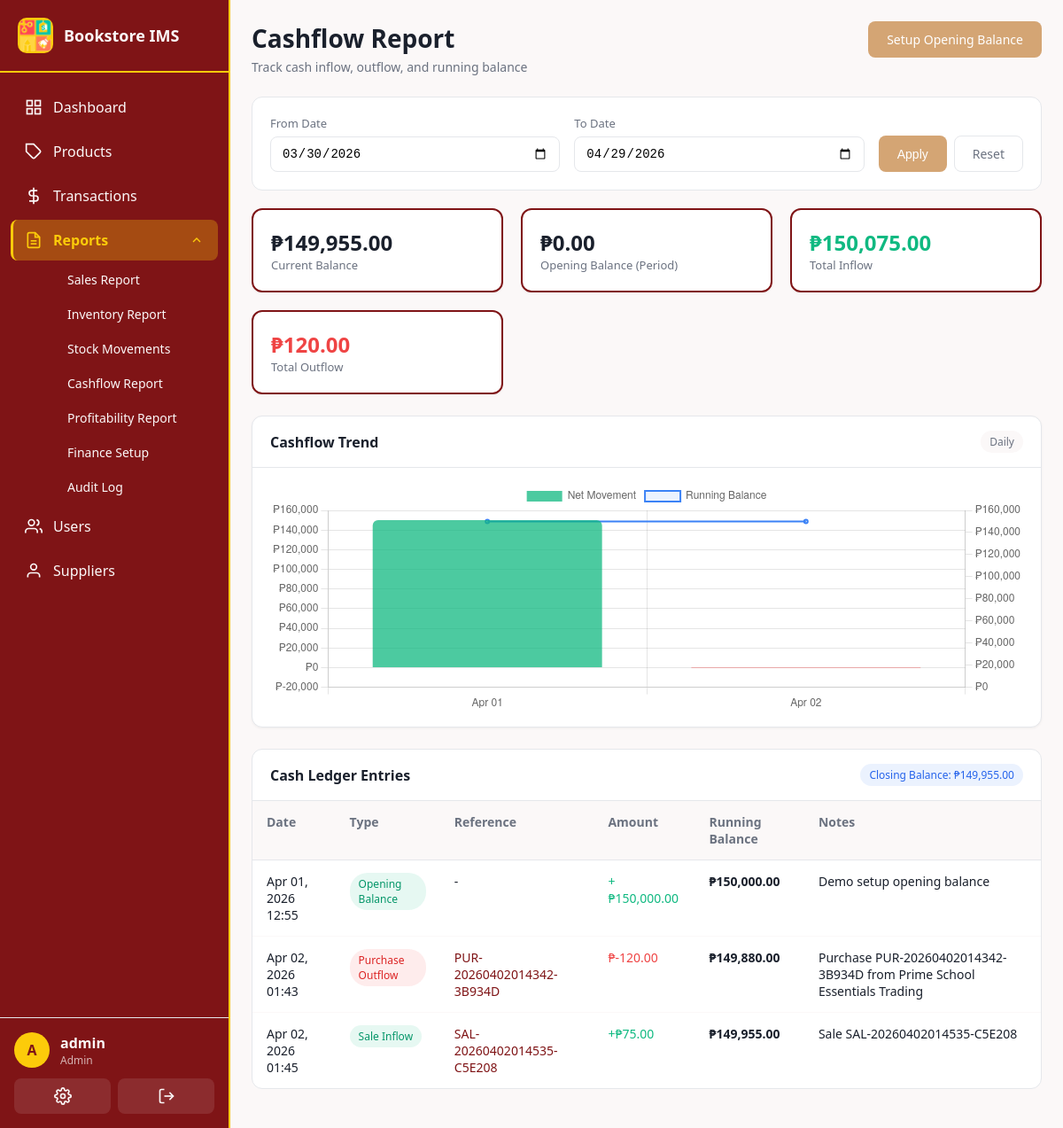
Before: /reports/cashflow (signed in) with the older database file.
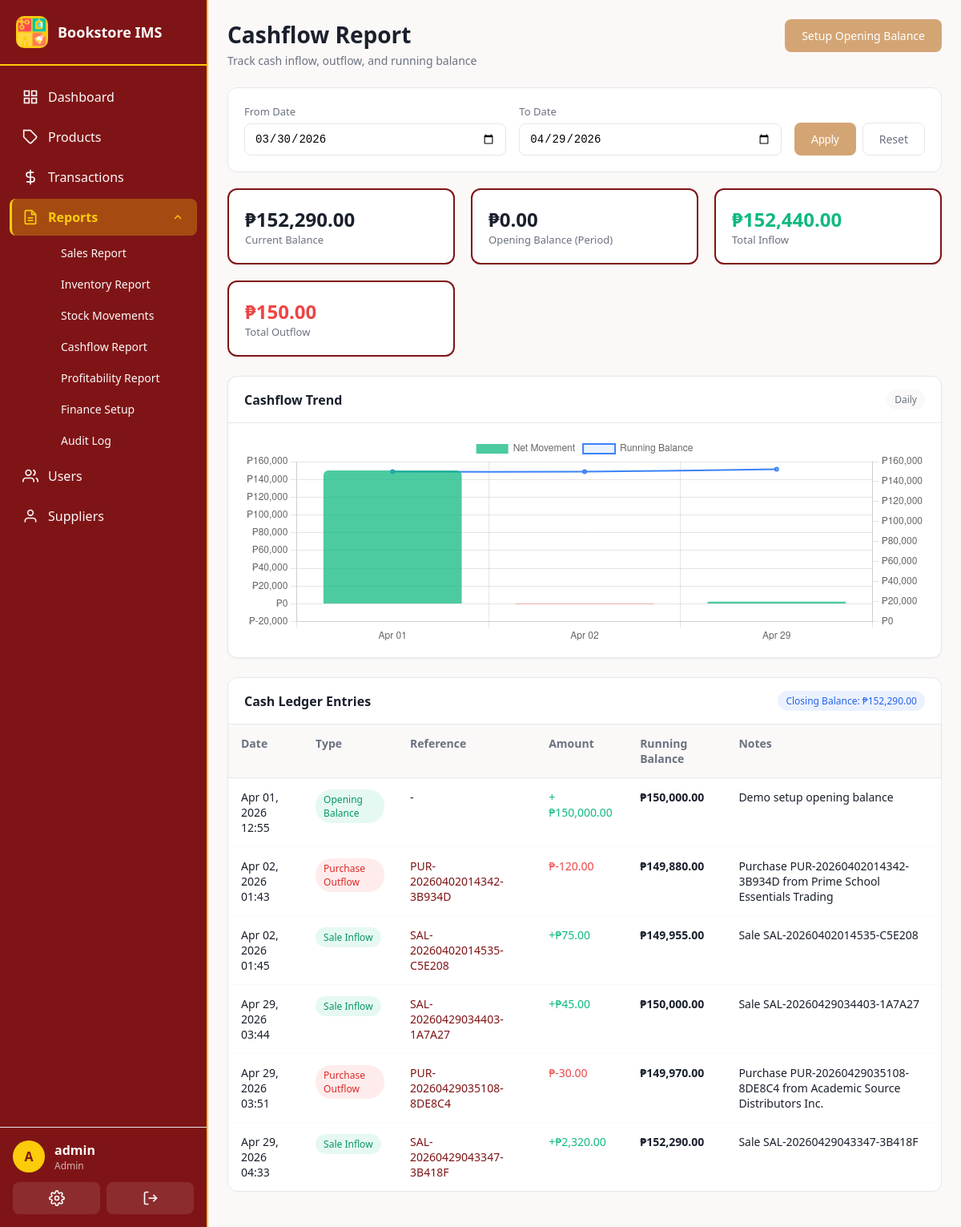
After: the same page with the newer database file.
### app/models.py (models this page shows, shortened)
class CashLedger(db.Model):
    __tablename__ = 'cash_ledger'
    id = db.Column(db.Integer, primary_key=True)
    entry_type = db.Column(db.String(30), nullable=False)  # opening_balance, sale_inflow, purchase_outflow, adjustment
    amount = db.Column(db.Float, nullable=False)  # Positive=inflow, Negative=outflow
    running_balance = db.Column(db.Float, nullable=False)
    transaction_id = db.Column(db.Integer, db.ForeignKey('transactions.id'))
    user_id = db.Column(db.Integer, db.ForeignKey('users.id'))
    notes = db.Column(db.Text)
    created_at = db.Column(db.DateTime, default=utc_now)

class Transaction(db.Model):
    __tablename__ = 'transactions'
    id = db.Column(db.Integer, primary_key=True)
    transaction_type = db.Column(db.String(20), nullable=False)  # 'sale' or 'purchase'
    reference_number = db.Column(db.String(50), unique=True, nullable=False)
    user_id = db.Column(db.Integer, db.ForeignKey('users.id'), nullable=False)
    subtotal = db.Column(db.Float, nullable=False, default=0.0)
    tax = db.Column(db.Float, nullable=False, default=0.0)
    discount = db.Column(db.Float, nullable=False, default=0.0)
    total = db.Column(db.Float, nullable=False, default=0.0)
    supplier_id = db.Column(db.Integer, db.ForeignKey('suppliers.id'), nullable=True)
    customer_name = db.Column(db.String(200))
    notes = db.Column(db.Text)
    created_at = db.Column(db.DateTime, default=utc_now)
    items = db.relationship('TransactionItem', backref='transaction', lazy='dynamic', cascade='all, delete-orphan')
    cash_entries = db.relationship('CashLedger', backref='transaction', lazy='dynamic')

### app/routes/reports.py (the view)
@reports_bp.route('/cashflow')
@login_required
def cashflow_report():
    date_from, date_to, start_date, end_date = _parse_date_range()
    entries = CashLedger.query.filter(
        CashLedger.created_at >= start_date,
        CashLedger.created_at <= end_date,
    ).order_by(CashLedger.created_at.asc(), CashLedger.id.asc()).all()
    previous_entry = CashLedger.query.filter(
        CashLedger.created_at < start_date,
    ).order_by(CashLedger.created_at.desc(), CashLedger.id.desc()).first()
    opening_balance = previous_entry.running_balance if previous_entry else 0.0
    inflow = sum(entry.amount for entry in entries if entry.amount > 0)
    outflow = abs(sum(entry.amount for entry in entries if entry.amount < 0))
    closing_balance = opening_balance + inflow - outflow
    latest_entry = CashLedger.query.order_by(CashLedger.id.desc()).first()
    current_balance = latest_entry.running_balance if latest_entry else 0.0
    cashflow_daily = {}
    for entry in entries:
        day_key = entry.created_at.date().isoformat()
        if day_key not in cashflow_daily:
            cashflow_daily[day_key] = {
                'label': entry.created_at.strftime('%b %d'),
                'net': 0.0,
                'running_balance': float(entry.running_balance),
            }
        cashflow_daily[day_key]['net'] += float(entry.amount)
        cashflow_daily[day_key]['running_balance'] = float(entry.running_balance)
    cashflow_chart_labels = [day_data['label'] for day_data in cashflow_daily.values()]
    cashflow_chart_net = [round(day_data['net'], 2) for day_data in cashflow_daily.values()]
    cashflow_chart_balance = [round(day_data['running_balance'], 2) for day_data in cashflow_daily.values()]
    return render_template(
        'reports/cashflow.html',
        entries=entries,
        date_from=date_from,
        date_to=date_to,
        opening_balance=opening_balance,
        inflow=inflow,
        outflow=outflow,
        closing_balance=closing_balance,
        current_balance=current_balance,
        cashflow_chart_labels=cashflow_chart_labels,
        cashflow_chart_net=cashflow_chart_net,
        cashflow_chart_balance=cashflow_chart_balance,
    )

### app/__init__.py (called while the page is built)
@login_manager.user_loader
def load_user(user_id):
    return db.session.get(User, int(user_id))

### app/models.py (called while the page is built)
    def is_admin(self):
        return self.role == Role.ADMIN

### app/routes/reports.py (called while the page is built)
def _parse_date_range(default_days=30):
    date_from = request.args.get('date_from')
    date_to = request.args.get('date_to')
    if not date_from:
        date_from = (datetime.now(UTC) - timedelta(days=default_days)).strftime('%Y-%m-%d')
    if not date_to:
        date_to = datetime.now(UTC).strftime('%Y-%m-%d')
    try:
        start_date = datetime.strptime(date_from, '%Y-%m-%d')
        end_date = datetime.strptime(date_to, '%Y-%m-%d')
        end_date = datetime.combine(end_date.date(), datetime.max.time())
    except ValueError:
        start_date = datetime.now(UTC) - timedelta(days=default_days)
        end_date = datetime.now(UTC)
        date_from = start_date.strftime('%Y-%m-%d')
        date_to = end_date.strftime('%Y-%m-%d')
    return date_from, date_to, start_date, end_date

### app/templates/reports/cashflow.html (shortened to what the changed rows need)
{% extends "base.html" %}
{% block content %}
<div class="page-header">
  <div class="page-header-left">
    <h1>Cashflow Report</h1>
  </div>
</div>
<div class="stats-grid">
  <div class="stat-card">
    <div class="stat-details">
      <span class="stat-value">₱{{ "{:,.2f}".format(current_balance) }}</span>
      <span class="stat-label">Current Balance</span>
    </div>
  </div>
  <div class="stat-card">
    <div class="stat-details">
      <span class="stat-value text-success">₱{{ "{:,.2f}".format(inflow) }}</span>
      <span class="stat-label">Total Inflow</span>
    </div>
  </div>
  <div class="stat-card">
    <div class="stat-details">
      <span class="stat-value text-danger">₱{{ "{:,.2f}".format(outflow) }}</span>
      <span class="stat-label">Total Outflow</span>
    </div>
  </div>
</div>
<div class="analytics-grid">
  <div class="analytics-card">
    <div class="analytics-card-body">
      {% if cashflow_chart_labels %}
      <div class="chart-canvas-wrap">
        <canvas id="cashflowTrendChart"></canvas>
      </div>
      {% else %}
      <p class="empty-message">No cashflow trend data available for this range.</p>
      {% endif %}
    </div>
  </div>
</div>
<div class="table-card">
  <div class="card-header">
    <h3>Cash Ledger Entries</h3>
    <span class="badge badge-info">Closing Balance: ₱{{ "{:,.2f}".format(closing_balance) }}</span>
  </div>
  {% if entries %}
  <table class="data-table priority-table">
    <thead>
      <tr>
        <th class="priority-col-1">Date</th>
        <th class="priority-col-1">Type</th>
        <th class="priority-col-3">Reference</th>
        <th class="priority-col-1">Amount</th>
        <th class="priority-col-2">Running Balance</th>
        <th class="priority-col-3">Notes</th>
      </tr>
    </thead>
    <tbody>
      {% for entry in entries %}
      <tr>
        <td class="priority-col-1">{{ entry.created_at.strftime('%b %d, %Y %H:%M') }}</td>
        <td class="priority-col-1">
          <span class="badge badge-{{ 'success' if entry.amount > 0 else 'danger' if entry.amount < 0 else 'secondary' }}">
            {{ entry.entry_type.replace('_', ' ').title() }}
          </span>
        </td>
        <td class="priority-col-3">
          {% if entry.transaction %}
            <a href="{{ url_for('transactions.view_transaction', id=entry.transaction.id) }}">{{ entry.transaction.reference_number }}</a>
          {% else %}
            -
          {% endif %}
        </td>
        <td class="priority-col-1 {{ 'text-success' if entry.amount > 0 else 'text-danger' if entry.amount < 0 else '' }}">
          {{ '+' if entry.amount > 0 else '' }}₱{{ "{:,.2f}".format(entry.amount) }}
        </td>
        <td class="priority-col-2"><strong>₱{{ "{:,.2f}".format(entry.running_balance) }}</strong></td>
        <td class="priority-col-3">{{ entry.notes or '-' }}</td>
      </tr>
      {% endfor %}
    </tbody>
  </table>
  {% else %}
  <div class="empty-state">
    <p>No cash ledger entries found for this range.</p>
  </div>
  {% endif %}
</div>
{% endblock %}
{% block scripts %}
<script>
(function initCashflowCharts() {
  if (!window.Chart) {
    return;
  }
  const labels = {{ cashflow_chart_labels | tojson }};
  const netValues = {{ cashflow_chart_net | tojson }};
  const balanceValues = {{ cashflow_chart_balance | tojson }};
  const chartCanvas = document.getElementById('cashflowTrendChart');
  if (!chartCanvas || labels.length === 0) {
    return;
  }
  new Chart(chartCanvas, {
    data: {
      labels: labels,
      datasets: [
        {
          type: 'bar',
          label: 'Net Movement',
          data: netValues,
          backgroundColor: netValues.map((value) => value >= 0 ? 'rgba(16, 185, 129, 0.75)' : 'rgba(239, 68, 68, 0.75)'),
          borderRadius: 6,
          yAxisID: 'y'
        },
        {
          type: 'line',
          label: 'Running Balance',
          data: balanceValues,
          borderColor: '#3b82f6',
          backgroundColor: 'rgba(59, 130, 246, 0.1)',
          borderWidth: 2,
          tension: 0.3,
          pointRadius: 2,
          yAxisID: 'y1'
        }
      ]
    },
    options: {
      responsive: true,
      maintainAspectRatio: false,
      plugins: {
        tooltip: {
          callbacks: {
            label: function(context) {
              return context.dataset.label + ': ₱' + Number(context.parsed.y || 0).toLocaleString('en-PH', { minimumFractionDigits: 2, maximumFractionDigits: 2 });
            }
          }
        }
      },
      scales: {
        y: {
          beginAtZero: true,
          position: 'left',
          ticks: {
            callback: function(value) {
              return '₱' + Number(value).toLocaleString('en-PH');
            }
          }
        },
        y1: {
          beginAtZero: true,
          position: 'right',
          grid: {
            drawOnChartArea: false
          },
          ticks: {
            callback: function(value) {
              return '₱' + Number(value).toLocaleString('en-PH');
            }
          }
        }
      }
    }
  });
})();
</script>
{% endblock %}

Changed rows visible on the page:
added CashLedger: running_balance "152,290.00", created_at "Apr 29, 2026 04:33", entry_type.replace "Sale Inflow", transaction.reference_number "SAL-20260429043347-3B418F", amount "+", amount "2,320.00", notes "Sale SAL-20260429043347-3B418F"
added CashLedger: created_at "Apr 29, 2026 03:44", entry_type.replace "Sale Inflow", transaction.reference_number "SAL-20260429034403-1A7A27", amount "+", amount "45.00", running_balance "150,000.00", notes "Sale SAL-20260429034403-1A7A27"
added CashLedger: created_at "Apr 29, 2026 03:51", entry_type.replace "Purchase Outflow", transaction.reference_number "PUR-20260429035108-8DE8C4", amount "-30.00", running_balance "149,970.00", notes "Purchase PUR-20260429035108-8DE8C4 from Academic Source Distributors Inc."
Other visible differences:
{{ "{:,.2f}".format(inflow) }}: "150,075.00" → "152,440.00"
{{ "{:,.2f}".format(outflow) }}: "120.00" → "150.00"
chart data {{ cashflow_chart_net | tojson }}: [150000.0, -45.0] → [150000.0, -45.0, 2335.0]
chart data {{ cashflow_chart_balance | tojson }}: [150000.0, 149955.0] → [150000.0, 149955.0, 152290.0]
{{ "{:,.2f}".format(closing_balance) }}: "149,955.00" → "152,290.00"
{{ "{:,.2f}".format(current_balance) }}: "149,955.00" → "152,290.00"
